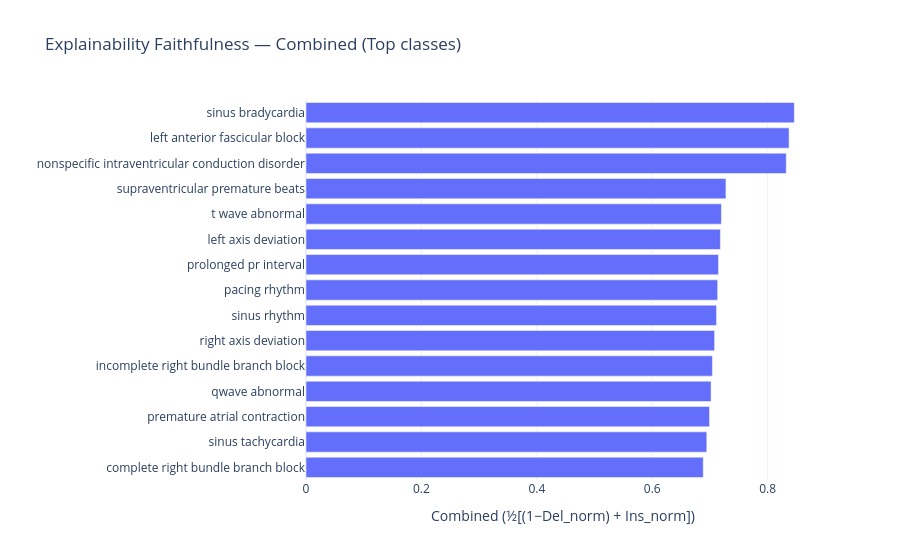
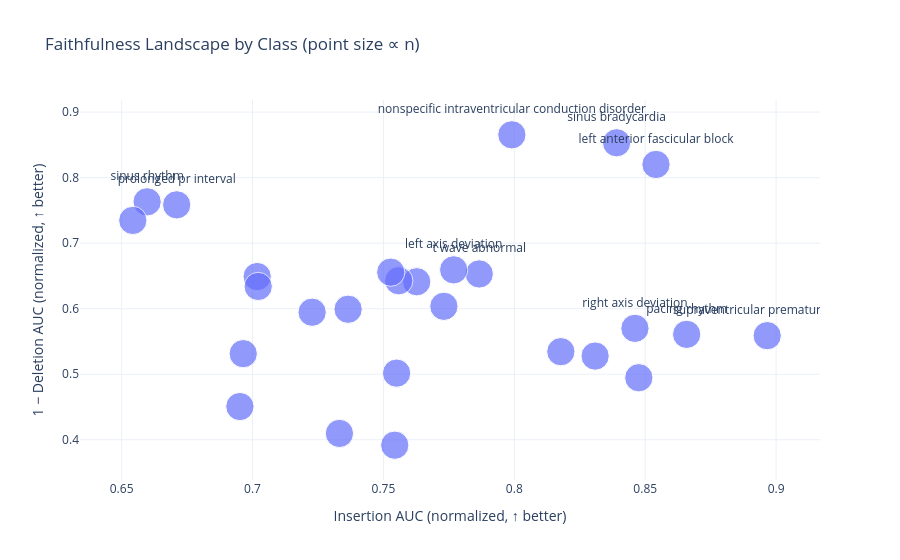
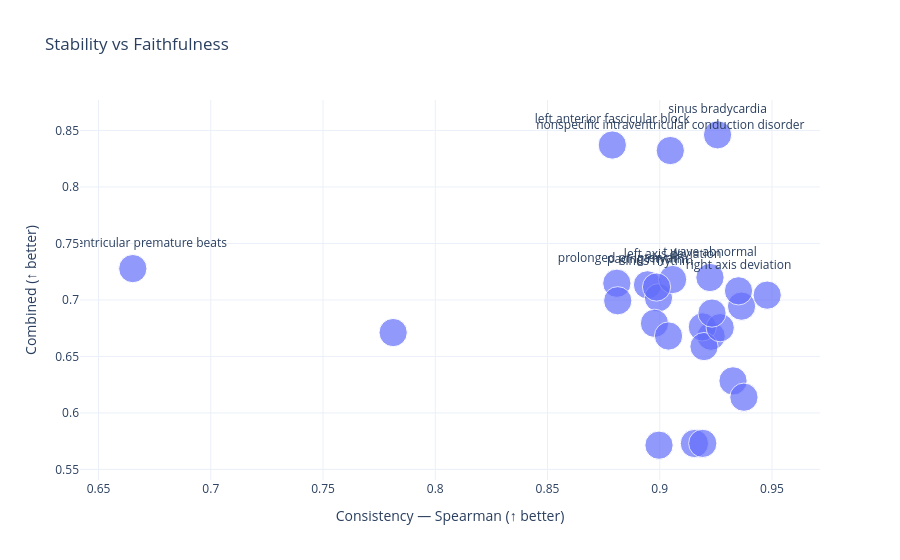

Notebook source saved alongside these figures, in order:
### Markdown cell above
#### Plots

### Code cell
# ==== Plotly versions of the XAI plots ======================================
import json
import pandas as pd
import numpy as np
from pathlib import Path
import plotly.express as px
import plotly.graph_objects as go

# ---------------- Settings ----------------
CSV_PATH = Path("xai_report_per_class_fast.csv")  # change if needed
OUT_DIR  = Path("./xai_figs_plotly")
MIN_N    = 8                                  # filter: only show classes with >= MIN_N support
TOPK_BAR = 15                                 # top-k for the combined bar chart
TEMPLATE = "plotly_white"

OUT_DIR.mkdir(parents=True, exist_ok=True)

# --------------- Load ---------------------
df = pd.read_csv(CSV_PATH)

expected = [
    "class","n","p_orig","p_base","del_auc_norm","ins_auc_norm","combined",
    "cons_spearman","cons_jaccard_5","cons_jaccard_10",
    "infidelity_prob_best_sigma","infidelity_prob","infidelity_prob_grid",
    "sens_windowed_delta_prob","config"
]
missing = [c for c in expected if c not in df.columns]
if missing:
    raise ValueError(f"CSV missing columns: {missing}")

# Cast numerics
num_cols = [c for c in expected if c not in ["class","infidelity_prob_grid","config"]]
df[num_cols] = df[num_cols].apply(pd.to_numeric, errors="coerce")

# Optional parse (not used in plots, but handy if you need them later)
def _maybe_parse_json(x):
    if isinstance(x, str):
        s = x.strip()
        if s and (s.startswith("{") or s.startswith("[")):
            try:
                return json.loads(s)
            except Exception:
                return x
    return x
df["infidelity_prob_grid_parsed"] = df["infidelity_prob_grid"].apply(_maybe_parse_json)
df["config_parsed"] = df["config"].apply(_maybe_parse_json)

# Filter by support
df_main = df[df["n"].fillna(0) >= MIN_N].copy().reset_index(drop=True)
if df_main.empty:
    raise ValueError(f"No classes with n >= {MIN_N}. Lower MIN_N to include more classes.")

# Helper for saving
def save_html(fig, name):
    path = OUT_DIR / name
    fig.write_html(str(path), include_plotlyjs="cdn", full_html=True)
    print("Saved:", path)
    return path

# ---------------- 1) Combined score per class (top-k bar) -------------------
topk = min(TOPK_BAR, len(df_main))
df_bar = df_main.sort_values("combined", ascending=False).head(topk)

fig1 = px.bar(
    df_bar.sort_values("combined"),  # ascending so horizontal bars look nice
    x="combined", y="class",
    orientation="h",
    template=TEMPLATE,
    title="Explainability Faithfulness — Combined (Top classes)",
    labels={"combined": "Combined (½[(1−Del_norm) + Ins_norm])", "class": ""}
)
fig1.update_layout(yaxis=dict(categoryorder="array", categoryarray=list(df_bar.sort_values("combined")["class"])))
save_html(fig1, "xai_combined_bar_topk.html")
fig1.show()

# ---------------- 2) Scatter: Insertion vs (1 − Deletion), size ∝ n ---------
df_main["one_minus_del"] = 1.0 - df_main["del_auc_norm"]

# annotate only top-10 by combined
top10_names = set(df_main.sort_values("combined", ascending=False).head(10)["class"])
df_main["label"] = df_main["class"].where(df_main["class"].isin(top10_names), "")

fig2 = px.scatter(
    df_main,
    x="ins_auc_norm", y="one_minus_del",
    size="n", text="label",
    hover_data={
        "class": True, "n": True,
        "ins_auc_norm": ":.3f", "one_minus_del": ":.3f",
        "del_auc_norm": ":.3f", "combined": ":.3f",
        "cons_spearman": ":.3f"
    },
    template=TEMPLATE,
    title="Faithfulness Landscape by Class (point size ∝ n)",
    labels={
        "ins_auc_norm": "Insertion AUC (normalized, ↑ better)",
        "one_minus_del": "1 − Deletion AUC (normalized, ↑ better)"
    },
)
fig2.update_traces(textposition="top center")
fig2.update_layout(showlegend=False)
save_html(fig2, "xai_faithfulness_scatter.html")
fig2.show()

# ---------------- 3) Scatter: Consistency vs Combined -----------------------
fig3 = px.scatter(
    df_main,
    x="cons_spearman", y="combined",
    size="n", text="label",
    hover_data={
        "class": True, "n": True,
        "cons_spearman": ":.3f", "combined": ":.3f",
        "ins_auc_norm": ":.3f", "del_auc_norm": ":.3f"
    },
    template=TEMPLATE,
    title="Stability vs Faithfulness",
    labels={"cons_spearman": "Consistency — Spearman (↑ better)", "combined": "Combined (↑ better)"}
)
fig3.update_traces(textposition="top center")
fig3.update_layout(showlegend=False)
save_html(fig3, "xai_consistency_vs_combined.html")
fig3.show()

# ---------------- 4) Bar: Infidelity (prob-space, best σ) — log x ---------- 
df_inf = df_main.sort_values("infidelity_prob", ascending=True).copy()

fig4 = px.bar(
    df_inf,
    x="infidelity_prob", y="class",
    orientation="h",
    template=TEMPLATE,
    title="Per-class Infidelity (prob-space, best σ)",
    labels={"infidelity_prob": "Infidelity (log scale, ↓ better)", "class": ""}
)
fig4.update_xaxes(type="log")
save_html(fig4, "xai_infidelity_bar_log.html")
fig4.show()

# ---------------- 5) Bar: Targeted windowed sensitivity (Δprob @ ~5%) -------
df_sens = df_main.sort_values("sens_windowed_delta_prob", ascending=False).copy()

fig5 = px.bar(
    df_sens,
    x="sens_windowed_delta_prob", y="class",
    orientation="h",
    template=TEMPLATE,
    title="Targeted Windowed Sensitivity (Per Class)",
    labels={
        "sens_windowed_delta_prob": "Δ probability after masking top ~5% windows (↑ stronger causal link)",
        "class": ""
    }
)
save_html(fig5, "xai_targeted_sensitivity_bar.html")
fig5.show()

# ---------------- Summary printout ------------------------------------------
print(f"\nSummary (n ≥ {MIN_N}):")
print("Classes:", len(df_main))
print("Combined  median = {:.3f}   IQR = ({:.3f}, {:.3f})".format(
    df_main["combined"].median(),
    df_main["combined"].quantile(0.25),
    df_main["combined"].quantile(0.75)
))

### Figure 1 — Plotly figure (JSON) as saved in the notebook; plotly's stock layout.template omitted (floating-point values rounded to 4 significant figures)
{"data": [{"hovertemplate": "Combined (½[(1−Del_norm) + Ins_norm])=%{x}<br>=%{y}<extra></extra>", "legendgroup": "", "marker": {"color": "#636efa", "pattern": {"shape": ""}}, "name": "", "orientation": "h", "showlegend": false, "textposition": "auto", "type": "bar", "x": [0.6884, 0.6945, 0.6993, 0.7019, 0.7043, 0.7081, 0.7114, 0.7134, 0.7148, 0.7181, 0.7198, 0.7277, 0.8322, 0.8371, 0.8461], "xaxis": "x", "y": ["complete right bundle branch block", "sinus tachycardia", "premature atrial contraction", "qwave abnormal", "incomplete right bundle branch block", "right axis deviation", "sinus rhythm", "pacing rhythm", "prolonged pr interval", "left axis deviation", "t wave abnormal", "supraventricular premature beats", "nonspecific intraventricular conduction disorder", "left anterior fascicular block", "sinus bradycardia"], "yaxis": "y"}], "layout": {"barmode": "relative", "legend": {"tracegroupgap": 0}, "title": {"text": "Explainability Faithfulness — Combined (Top classes)"}, "xaxis": {"anchor": "y", "domain": [0, 1], "title": {"text": "Combined (½[(1−Del_norm) + Ins_norm])"}}, "yaxis": {"anchor": "x", "categoryarray": ["complete right bundle branch block", "sinus tachycardia", "premature atrial contraction", "qwave abnormal", "incomplete right bundle branch block", "right axis deviation", "sinus rhythm", "pacing rhythm", "prolonged pr interval", "left axis deviation", "t wave abnormal", "supraventricular premature beats", "nonspecific intraventricular conduction disorder", "left anterior fascicular block", "sinus bradycardia"], "categoryorder": "array", "domain": [0, 1], "title": {"text": ""}}}}

### Figure 2 — Plotly figure (JSON) as saved in the notebook; plotly's stock layout.template omitted (floating-point values rounded to 4 significant figures; data arrays with more than 128 entries replaced by an {"elided": "..."} marker saying what was removed)
{"data": [{"customdata": {"elided": "27x5 mixed values"}, "hovertemplate": "Insertion AUC (normalized, ↑ better)=%{x:.3f}<br>1 − Deletion AUC (normalized, ↑ better)=%{y:.3f}<br>n=%{customdata[1]}<br>label=%{text}<br>class=%{customdata[0]}<br>del_auc_norm=%{customdata[2]:.3f}<br>combined=%{customdata[3]:.3f}<br>cons_spearman=%{customdata[4]:.3f}<extra></extra>", "legendgroup": "", "marker": {"color": "#636efa", "size": [12, 12, 12, 12, 12, 12, 12, 12, 12, 12, 12, 12, 12, 12, 12, 12, 12, 12, 12, 12, 12, 12, 12, 12, 12, 12, 12], "sizemode": "area", "sizeref": 0.03, "symbol": "circle"}, "mode": "markers+text", "name": "", "orientation": "v", "showlegend": false, "text": ["pacing rhythm", "", "", "", "", "", "t wave abnormal", "prolonged pr interval", "", "", "", "", "left axis deviation", "sinus bradycardia", "", "sinus rhythm", "", "", "", "left anterior fascicular block", "right axis deviation", "", "", "supraventricular premature beats", "nonspecific intraventricular conduction disorder", "", ""], "textposition": "top center", "type": "scatter", "x": [0.8658, 0.7365, 0.755, 0.6952, 0.8178, 0.7627, 0.7866, 0.671, 0.8309, 0.6965, 0.7228, 0.7559, 0.7768, 0.8391, 0.7332, 0.6597, 0.6543, 0.8476, 0.7018, 0.8541, 0.8461, 0.7543, 0.7022, 0.8966, 0.7991, 0.7528, 0.7731], "xaxis": "x", "y": [0.5609, 0.5992, 0.5017, 0.4507, 0.5345, 0.6411, 0.6531, 0.7585, 0.5278, 0.5314, 0.5947, 0.6427, 0.6593, 0.8532, 0.4097, 0.7631, 0.7347, 0.4947, 0.6491, 0.8201, 0.57, 0.3918, 0.634, 0.5589, 0.8654, 0.6557, 0.6037], "yaxis": "y"}], "layout": {"legend": {"itemsizing": "constant", "tracegroupgap": 0}, "showlegend": false, "title": {"text": "Faithfulness Landscape by Class (point size ∝ n)"}, "xaxis": {"anchor": "y", "domain": [0, 1], "title": {"text": "Insertion AUC (normalized, ↑ better)"}}, "yaxis": {"anchor": "x", "domain": [0, 1], "title": {"text": "1 − Deletion AUC (normalized, ↑ better)"}}}}

### Figure 3 — Plotly figure (JSON) as saved in the notebook; plotly's stock layout.template omitted (floating-point values rounded to 4 significant figures)
{"data": [{"customdata": [["pacing rhythm", 12, 0.8658, 0.4391], ["prolonged qt interval", 12, 0.7365, 0.4008], ["atrial fibrillation", 12, 0.755, 0.4983], ["atrial flutter", 12, 0.6952, 0.5493], ["left bundle branch block", 12, 0.8178, 0.4655], ["qwave abnormal", 12, 0.7627, 0.3589], ["t wave abnormal", 12, 0.7866, 0.3469], ["prolonged pr interval", 12, 0.671, 0.2415], ["ventricular premature beats", 12, 0.8309, 0.4722], ["low qrs voltages", 12, 0.6965, 0.4686], ["1st degree av block", 12, 0.7228, 0.4053], ["premature atrial contraction", 12, 0.7559, 0.3573], ["left axis deviation", 12, 0.7768, 0.3407], ["sinus bradycardia", 12, 0.8391, 0.1468], ["bradycardia", 12, 0.7332, 0.5903], ["sinus rhythm", 12, 0.6597, 0.2369], ["sinus tachycardia", 12, 0.6543, 0.2653], ["premature ventricular contractions", 12, 0.8476, 0.5053], ["sinus arrhythmia", 12, 0.7018, 0.3509], ["left anterior fascicular block", 12, 0.8541, 0.1799], ["right axis deviation", 12, 0.8461, 0.43], ["right bundle branch block", 12, 0.7543, 0.6082], ["t wave inversion", 12, 0.7022, 0.366], ["supraventricular premature beats", 12, 0.8966, 0.4411], ["nonspecific intraventricular conduction disorder", 12, 0.7991, 0.1346], ["incomplete right bundle branch block", 12, 0.7528, 0.3443], ["complete right bundle branch block", 12, 0.7731, 0.3963]], "hovertemplate": "Consistency — Spearman (↑ better)=%{x:.3f}<br>Combined (↑ better)=%{y:.3f}<br>n=%{customdata[1]}<br>label=%{text}<br>class=%{customdata[0]}<br>ins_auc_norm=%{customdata[2]:.3f}<br>del_auc_norm=%{customdata[3]:.3f}<extra></extra>", "legendgroup": "", "marker": {"color": "#636efa", "size": [12, 12, 12, 12, 12, 12, 12, 12, 12, 12, 12, 12, 12, 12, 12, 12, 12, 12, 12, 12, 12, 12, 12, 12, 12, 12, 12], "sizemode": "area", "sizeref": 0.03, "symbol": "circle"}, "mode": "markers+text", "name": "", "orientation": "v", "showlegend": false, "text": ["pacing rhythm", "", "", "", "", "", "t wave abnormal", "prolonged pr interval", "", "", "", "", "left axis deviation", "sinus bradycardia", "", "sinus rhythm", "", "", "", "left anterior fascicular block", "right axis deviation", "", "", "supraventricular premature beats", "nonspecific intraventricular conduction disorder", "", ""], "textposition": "top center", "type": "scatter", "x": [0.8945, 0.9229, 0.9326, 0.9154, 0.919, 0.8994, 0.9224, 0.8809, 0.8977, 0.9375, 0.9197, 0.8813, 0.9057, 0.9258, 0.8997, 0.8986, 0.9364, 0.7812, 0.9269, 0.8789, 0.9351, 0.9192, 0.9039, 0.6653, 0.9047, 0.9479, 0.9233], "xaxis": "x", "y": [0.7134, 0.6679, 0.6284, 0.5729, 0.6761, 0.7019, 0.7198, 0.7148, 0.6793, 0.6139, 0.6587, 0.6993, 0.7181, 0.8461, 0.5715, 0.7114, 0.6945, 0.6711, 0.6754, 0.8371, 0.7081, 0.573, 0.6681, 0.7277, 0.8322, 0.7043, 0.6884], "yaxis": "y"}], "layout": {"legend": {"itemsizing": "constant", "tracegroupgap": 0}, "showlegend": false, "title": {"text": "Stability vs Faithfulness"}, "xaxis": {"anchor": "y", "domain": [0, 1], "title": {"text": "Consistency — Spearman (↑ better)"}}, "yaxis": {"anchor": "x", "domain": [0, 1], "title": {"text": "Combined (↑ better)"}}}}
